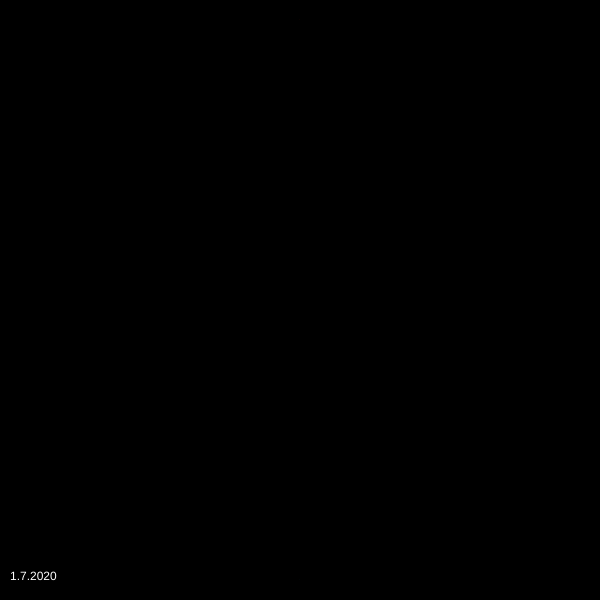
Frame 1 (no input)
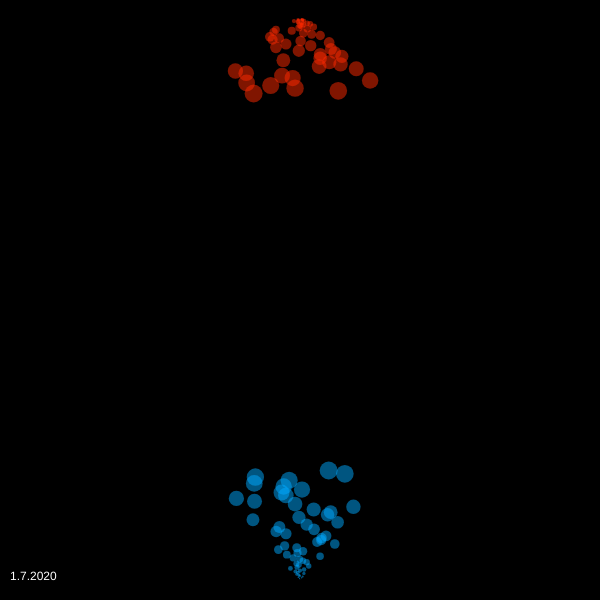
Frame 60 (no input)
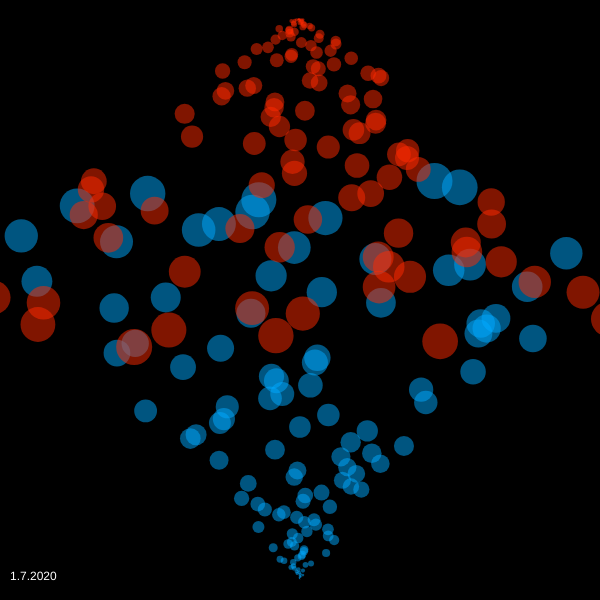
Frame 120 (the mouse pressed at the canvas centre since frame 60)

The p5.js sketch that drew these frames (run headless with seeded random() and noise() and a simulated clock; from frame 60 on, the mouse is pressed at the canvas centre):

// p5.js sketch
// ── sketch.js
//Based off the particle system example on p5.js

let system;
let system2;

function setup() {
  createCanvas(600, 600);
  //negative goes up in y 
  system = new ParticleSystem(createVector(width/2, height - 20), 200, -1);
  system2 = new ParticleSystem(createVector(width/2, 20), 10, 1);
  colorMode(HSB);
}

function draw() {
  background(0);
  system.addParticle();
  system.run();
  system2.addParticle();
  system2.run();
  fill(255);
  text("1.7.2020", 10, height - 20);
}

// A simple Particle class
let Particle = function(position, hue, direction) {
  this.acceleration = createVector(random(-0.05, 0.05), .05*direction);
  this.velocity = createVector(random(-0.3, 0.3), -0.3);
  this.position = position.copy();
  this.lifespan = random(300, 1000);
  this.size = 0;
  this.color = color(hue, random(100, 200), random(100, 300), 0.5);
};

Particle.prototype.run = function() {
  this.update();
  this.display();
};

// Method to update position
Particle.prototype.update = function(){
  this.velocity.add(this.acceleration);
  this.position.add(this.velocity);
  this.lifespan -= 2;
  this.size += 0.3;
};

// Method to display
Particle.prototype.display = function() {
  noStroke();
  fill(this.color);
  ellipse(this.position.x, this.position.y, this.size, this.size);
};

// Is the particle still useful?
Particle.prototype.isDead = function(){
  return this.lifespan < 0;
};

let ParticleSystem = function(position, hue, direction) {
  this.origin = position.copy();
  this.hue = hue;
  this.direction = direction;
  this.particles = [];
};

ParticleSystem.prototype.addParticle = function() {
  this.particles.push(new Particle(this.origin, this.hue, this.direction));
};

ParticleSystem.prototype.run = function() {
  for (let i = this.particles.length-1; i >= 0; i--) {
    let p = this.particles[i];
    p.run();
    if (p.isDead()) {
      this.particles.splice(i, 1); //gets rid of dead particles 
    }
  }
};
